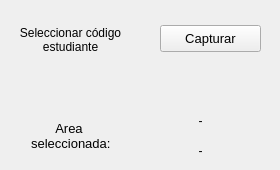
          <widget class="QWidget" name="tw_codigoestudiante_tab3">
           <attribute name="title">
            <string>Imagen 3</string>
           </attribute>
           <widget class="QLabel" name="lb_selectcodigo_3">
            <property name="geometry">
             <rect>
              <x>10</x>
              <y>20</y>
              <width>121</width>
              <height>41</height>
             </rect>
            </property>
            <property name="frameShadow">
             <enum>QFrame::Plain</enum>
            </property>
            <property name="text">
             <string>&lt;html&gt;&lt;head/&gt;&lt;body&gt;&lt;p align=&quot;center&quot;&gt;Seleccionar código&lt;br/&gt;estudiante&lt;/p&gt;&lt;/body&gt;&lt;/html&gt;</string>
            </property>
           </widget>
           <widget class="QLabel" name="lb_puntoinicio_3">
            <property name="geometry">
             <rect>
              <x>130</x>
              <y>110</y>
              <width>141</width>
              <height>21</height>
             </rect>
            </property>
            <property name="text">
             <string>-</string>
            </property>
            <property name="alignment">
             <set>Qt::AlignCenter</set>
            </property>
           </widget>
           <widget class="QPushButton" name="btn_capturarcodigo_3">
            <property name="geometry">
             <rect>
              <x>160</x>
              <y>25</y>
              <width>101</width>
              <height>27</height>
             </rect>
            </property>
            <property name="font">
             <font>
              <family>Arial</family>
              <pointsize>10</pointsize>
             </font>
            </property>
            <property name="text">
             <string>Capturar</string>
            </property>
            <property name="icon">
             <iconset resource="img/fuente_imagenes.qrc">
              <normaloff>:/controles/blackboard-drawing-icon.png</normaloff>:/controles/blackboard-drawing-icon.png</iconset>
            </property>
           </widget>
           <widget class="QLabel" name="lb_puntofin_3">
            <property name="geometry">
             <rect>
              <x>130</x>
              <y>140</y>
              <width>141</width>
              <height>21</height>
             </rect>
            </property>
            <property name="text">
             <string>-</string>
            </property>
            <property name="alignment">
             <set>Qt::AlignCenter</set>
            </property>
           </widget>
           <widget class="QPushButton" name="lb_infoareacod_3">
            <property name="geometry">
             <rect>
              <x>20</x>
              <y>110</y>
              <width>98</width>
              <height>51</height>
             </rect>
            </property>
            <property name="font">
             <font>
              <family>Arial</family>
              <pointsize>10</pointsize>
              <weight>50</weight>
              <bold>false</bold>
             </font>
            </property>
            <property name="text">
             <string>Area 
 seleccionada:</string>
            </property>
            <property name="flat">
             <bool>true</bool>
            </property>
           </widget>
          </widget>
